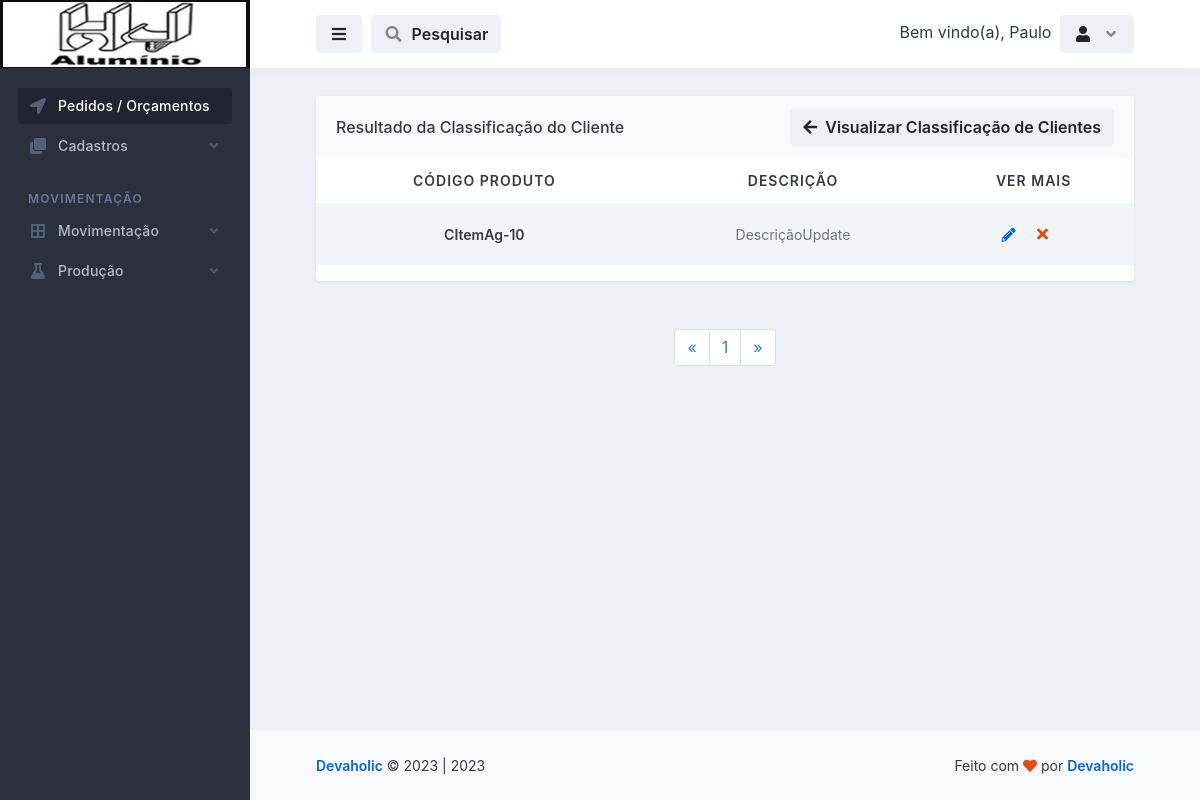
The page /classificacao_de_clientes/pesquisar_classificacao_de_clientes.php?pesquisar=CItemAg-10 (signed in) on the database its author committed.
### tables this page shows
CREATE TABLE `logado` (
  `id` int(11) NOT NULL,
  `nome` varchar(50) NOT NULL,
  `email` varchar(100) NOT NULL,
  `senha` varchar(50) NOT NULL,
  `parceiro_colaborador` varchar(100) NOT NULL,
  `cpf` int(100) NOT NULL,
  `rg` int(20) NOT NULL,
  `cep` int(20) NOT NULL,
  `endereco` varchar(100) NOT NULL,
  `telefone` varchar(50) NOT NULL,
  `complemento` varchar(100) NOT NULL,
  `bairro` varchar(100) NOT NULL,
  `cidade` varchar(100) NOT NULL,
  `uf` varchar(20) NOT NULL,
  `nascimento` varchar(100) NOT NULL,
  `nivel` varchar(20) NOT NULL
);

CREATE TABLE `classificacao_de_clientes` (
  `id` int(11) NOT NULL,
  `descricao` varchar(255) NOT NULL,
  `codigo_produto` varchar(255) NOT NULL
);

### database.php (called while the page is built, shortened)
<?php
    class database
    {
        public $server = 'localhost';
        public $user = 'root';
        public $pass = '';
        public $bdn = 'maxportas';
        public function __construct()
        {
            try{
            $this->conn = new PDO('mysql:host='.$this->server.'; dbname='.$this->bdn, $this->user, $this->pass);
            } catch(PDOException $e){
                echo "Error $e";
            }
        }
    }
?>

### controllers/controllers_classificacao_de_clientes.php (called while the page is built, shortened)
<?php
    include "../database.php";
class controllers_classificacao_de_clientes extends database
{
    public function selecionar_classificacao_de_clientes()
    {
        $selecionar_classificacao_de_clientes = $this->conn->prepare("SELECT * FROM classificacao_de_clientes ORDER BY id DESC");
        $selecionar_classificacao_de_clientes->execute();
        $resulclassificacao_de_clientes = $selecionar_classificacao_de_clientes->fetchAll(PDO::FETCH_ASSOC);
        return $resulclassificacao_de_clientes;
    }
}
?>

### classificacao_de_clientes/pesquisar_classificacao_de_clientes.php (the view, shortened to what this page needs)
<?php
require_once "../config.php";
$pagina = (isset($_GET['pagina']))? $_GET['pagina'] : 1;
if(!isset($_GET['pesquisar'])){
	header("Location: visualizar_classificacao_de_clientes.php");
}else{
	$valor_pesquisar = $_GET['pesquisar'];
}
$conn = mysqli_connect($DBHOST, $DBUSER, $DBPASS, $DBNAME);
$result_curso = "SELECT * FROM classificacao_de_clientes WHERE codigo_produto LIKE '%$valor_pesquisar%'";
$resultado_curso = mysqli_query($conn, $result_curso);
$total_classificacao_de_clientes = mysqli_num_rows($resultado_curso);
$quantidade_pg = 1;
$num_pagina = ceil($total_classificacao_de_clientes/$quantidade_pg);
$incio = ($quantidade_pg*$pagina)-$quantidade_pg;
$result_classificacao_de_clientes = "SELECT * FROM classificacao_de_clientes WHERE codigo_produto LIKE '%$valor_pesquisar%' limit $incio, $quantidade_pg";
$resultado_classificacao_de_clientes = mysqli_query($conn, $result_classificacao_de_clientes);
?>
<!doctype html>
<html lang="en">
  <head>
    <link rel="stylesheet" id="css-main" href="../assets/css/dashmix.min.css">
    <link rel="stylesheet" href="../assets/css/pagination.css">
  </head>
  <body>
    <div id="page-container" class="sidebar-o sidebar-dark enable-page-overlay side-scroll page-header-fixed main-content-narrow">
    <?php require_once "../template/sidebar.php" ?>
<header id="page-header">
    <div class="content-header">
    <div class="space-x-1">
        <button type="button" class="btn btn-alt-secondary" data-toggle="layout" data-action="sidebar_toggle">
        <i class="fa fa-fw fa-bars"></i>
        </button>
            <button type="button" class="btn btn-alt-secondary" data-toggle="layout" data-action="header_search_on">
              <i class="fa fa-fw opacity-50 fa-search"></i> <span class="ms-1 d-none d-sm-inline-block">Pesquisar</span>
            </button>
    </div>
    <?php require_once "../template/btn_logout.php"; ?>
    </div>
</header>
      <main id="main-container">
        <div class="content content-full content-boxed">
          <div class="row">
            <div class="col-md-12">
              <div class="block block-rounded block-mode-loading-refresh">
                <div class="block-header block-header-default">
                  <h3 class="block-title">
                    Resultado da Classificação do Cliente
                  </h3>
                  <a class="btn btn-alt-secondary" href="visualizar_classificacao_de_clientes.php">
                    <i class="fa fa-arrow-left me-1"></i> Visualizar Classificação de Clientes
                  </a>
                </div>
                <div class="table-responsive">
                  <table class="table table-striped table-hover table-borderless table-vcenter fs-sm">
                  <?php
                    require_once "../controllers/controllers_classificacao_de_clientes.php";
                    $selecionar_classificacao_de_clientes = new controllers_classificacao_de_clientes();
                    $result_classificacao_de_clientes = $selecionar_classificacao_de_clientes->selecionar_classificacao_de_clientes();
                    if(count($result_classificacao_de_clientes) > 0)
                    { ?>
                    <thead style="text-align: center;">
                      <tr class="text-uppercase">
                        <th>Código Produto</th>
                        <th>Descrição</th>
                        <th>Ver Mais</th>
                      </tr>
                    </thead>
                    <?php }?>
                    <tbody style="text-align: center;">
                        <?php
                            require_once "../controllers/controllers_classificacao_de_clientes.php";
                            $selecionar_classificacao_de_clientes = new controllers_classificacao_de_clientes();
                            $result_classificacao_de_clientes = $selecionar_classificacao_de_clientes->selecionar_classificacao_de_clientes();
                            if(count($result_classificacao_de_clientes) > 0)
                            {
                              while($row_classificacao_de_clientes = mysqli_fetch_assoc($resultado_classificacao_de_clientes)){ ?>
                                <tr style="text-align: center;">
                                  <td>
                                      <span class="fw-semibold"><?php echo $row_classificacao_de_clientes['codigo_produto']; ?></span>
                                  </td>
                                  <td>
                                    <span class="fs-sm text-muted"><?php echo $row_classificacao_de_clientes['descricao'];?></span>
                                  </td>
                                  <td class="text-center text-nowrap fw-medium" style="display: flex; justify-content: center; align-items: center;">
                                    <a href="./atualizar_classificacao_de_clientes.php?atualizar_agregar=<?php $idCriptografado = base64_encode($row_classificacao_de_clientes['id']); echo $idCriptografado;?>">
                                        <i class="fa fa-pencil-alt me-1 opacity-100"></i>
                                    </a>
                                    <?php
                                       echo "<button class='btn' onclick='abrirModal(".$row_classificacao_de_clientes['id'].")'><i class='fa fa-fw fa-times text-danger'></i></button>";
                                    ?>
                                  </td>
                                </tr>
                          <?php } } else { echo "<h1>Nenhum registo encontrado!</h1>"; } ?>
                    </tbody>
                  </table>
                </div>
                </div>
                <?php
				$pagina_anterior = $pagina - 1;
				$pagina_posterior = $pagina + 1;
                ?>
                <nav class="text-center">
                    <ul class="pagination">
                        <li>
                            <?php
                            if($pagina_anterior != 0){ ?>
                                <a href="pesquisar_classificacao_de_clientes.php?pagina=<?php echo $pagina_anterior; ?>&pesquisar=<?php echo $valor_pesquisar; ?>" aria-label="Previous">
                                    <span aria-hidden="true">&laquo;</span>
                                </a>
                            <?php }else{ ?>
                                <span aria-hidden="true">&laquo;</span>
                        <?php }  ?>
                        </li>
                        <?php
                        for($i = 1; $i < $num_pagina + 1; $i++){ ?>
                            <li><a href="pesquisar_classificacao_de_clientes.php?pagina=<?php echo $i; ?>&pesquisar=<?php echo $valor_pesquisar; ?>"><?php echo $i; ?></a></li>
                        <?php } ?>
                        <li>
                            <?php
                            if($pagina_posterior <= $num_pagina){ ?>
                                <a href="pesquisar_classificacao_de_clientes.php?pagina=<?php echo $pagina_posterior; ?>&pesquisar=<?php echo $valor_pesquisar; ?>" aria-label="Previous">
                                    <span aria-hidden="true">&raquo;</span>
                                </a>
                            <?php }else{ ?>
                                <span aria-hidden="true">&raquo;</span>
                        <?php }  ?>
                        </li>
                    </ul>
                </nav>
              </div>
        </div>
      </main>
      <?php require_once "../template/footer.php" ?>
    </div>
  </body>
</html>

### template/btn_logout.php (shortened to what this page needs)
<?php
    include "../conexao-bd.php";
    $email = $_SESSION['email'];
    $selecinarUserLogado = $conn->prepare("SELECT * FROM logado WHERE email = :email");
    $selecinarUserLogado->bindValue(':email', $email);
    $selecinarUserLogado->execute();
    $row = $selecinarUserLogado->fetch(PDO::FETCH_ASSOC);
?>
<div class="space-x-1">
    <div class="dropdown d-inline-block">
        <span class="d-sm-inline-block">Bem vindo(a), <?php echo $row['nome']; ?></span>
    </div>
    <div class="dropdown d-inline-block">
    <button type="button" class="btn btn-alt-secondary" id="page-header-user-dropdown" data-bs-toggle="dropdown" aria-haspopup="true" aria-expanded="false">
        <i class="fa fa-fw fa-user"></i>
        <i class="fa fa-fw fa-angle-down opacity-50 ms-1 d-none d-sm-inline-block"></i>
    </button>
    </div>
</div>

### assets/css/pagination.css (style rules this page uses)
.pagination { display:inline-block;padding-left:0;margin:20px 0;border-radius:4px }
.pagination>li { display:inline }
.pagination>li>a,.pagination>li>span { position:relative;float:left;padding:6px 12px;margin-left:-1px;line-height:1.42857143;color:#337ab7;text-decoration:none;background-color:#fff;border:1px solid #ddd }
.pagination>li:first-child>a,.pagination>li:first-child>span { margin-left:0;border-top-left-radius:4px;border-bottom-left-radius:4px }
.pagination>li:last-child>a,.pagination>li:last-child>span { border-top-right-radius:4px;border-bottom-right-radius:4px }

### rows shown on the page
logado: nome "Paulo"
classificacao_de_clientes: codigo_produto "CItemAg-10", descricao "DescriçãoUpdate"

### other values the page prints
Date('Y') "2023"
